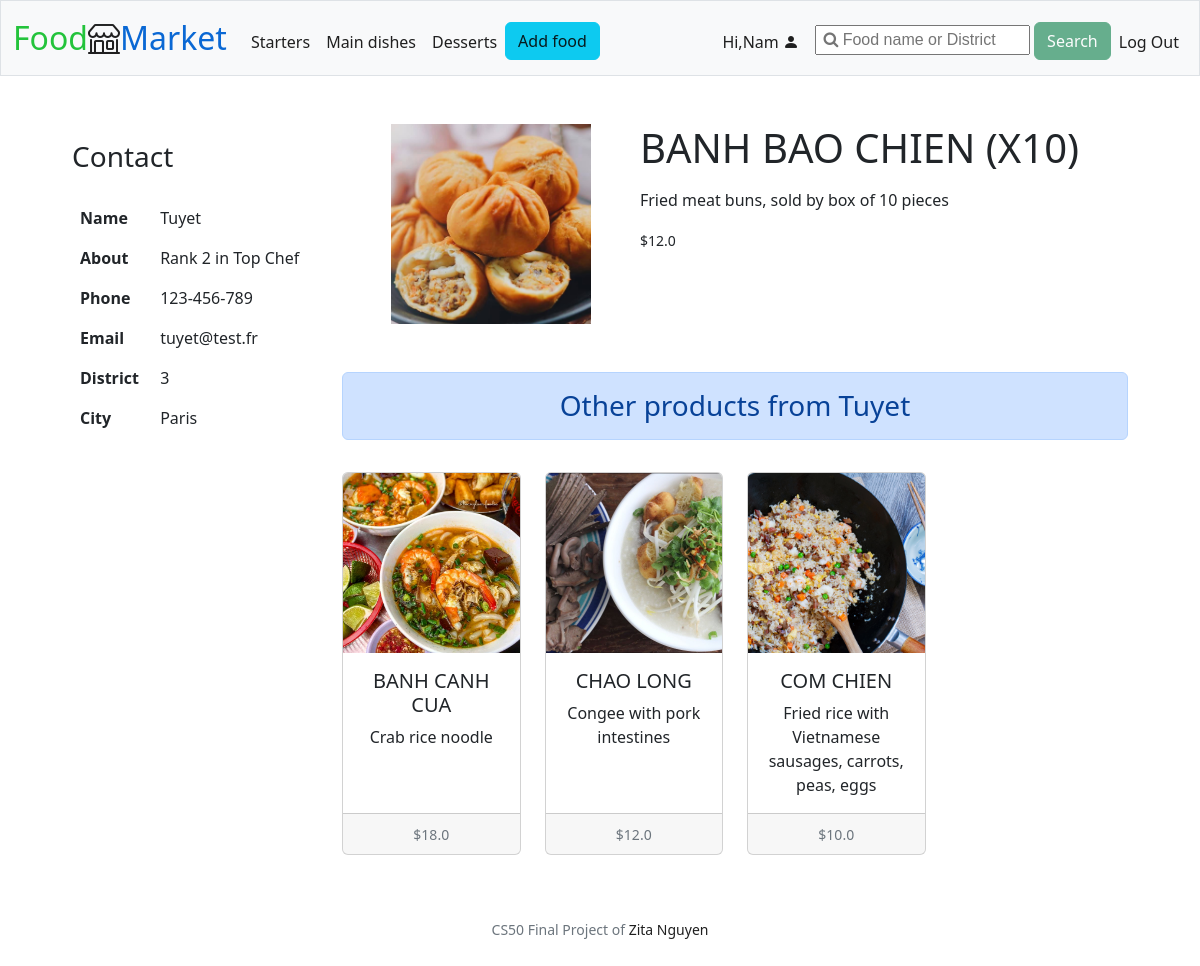
Screenshot of /product/48 (signed in) with the database file from the repository.
### tables this page shows
CREATE TABLE users (
id INTEGER PRIMARY KEY AUTOINCREMENT,
username TEXT NOT NULL,
email TEXT NOT NULL UNIQUE,
hash TEXT NOT NULL,
role TEXT NOT NULL,
about TEXT);

CREATE TABLE contact (
id INTEGER PRIMARY KEY AUTOINCREMENT,
district TEXT NOT NULL,
city TEXT NOT NULL,
phone TEXT NOT NULL,
user_id INTEGER NOT NULL,
FOREIGN KEY (user_id) REFERENCES users (id)
);

CREATE TABLE food (
id INTEGER PRIMARY KEY AUTOINCREMENT, 
category TEXT NOT NULL,
name TEXT NOT NULL,
photo BLOB NOT NULL,
description TEXT NOT NULL,
price REAL NOT NULL,
date DATETIME NOT NULL,
user_id INTEGER NOT NULL,
FOREIGN KEY (user_id) REFERENCES users (id)
);

### app.py (the view)
@app.route("/product/<int:food_id>", methods=["GET"])
@login_required
def product(food_id):
    product = query_get_a_product(food_id)
    seller = query_get_seller(product[7])
    products_from_same_seller = query_get_seller_other_products(product[7], food_id)
    return render_template("product.html", seller=seller, this_product=product, products=products_from_same_seller)

### app.py (called while the page is built)
@app.after_request
def after_request(response):
    response.headers["Cache-Control"] = "no-cache, no-store, must-revalidate"
    response.headers["Expires"] = 0
    response.headers["Pragma"] = "no-cache"
    return response

### helpers.py (called while the page is built)
def login_required(f):
    @wraps(f)
    def decorated_function(*args, **kwargs):
        if session.get("user_id") is None:
            return redirect("/login")
        return f(*args, **kwargs)
    return decorated_function

### queries.py (called while the page is built)
def query_get_seller(id):
    conn = sqlite3.connect("market.db")
    c = conn.cursor()
    c.execute("SELECT users.*, contact.district, contact.city, contact.phone FROM users INNER JOIN contact ON users.id = contact.user_id WHERE users.id = ?", (id,))
    seller = c.fetchone()
    conn.close()
    return seller

def query_get_seller_other_products(user_id, food_id):
    conn = sqlite3.connect("market.db")
    c = conn.cursor()
    c.execute("SELECT * FROM food WHERE user_id = ? AND id NOT IN (?)", (user_id, food_id))
    products = c.fetchall()
    conn.close()
    return products

def query_get_a_product(id):
    conn = sqlite3.connect("market.db")
    c = conn.cursor()
    c.execute("SELECT * FROM food WHERE id = ?", (id,))
    product = c.fetchone()
    conn.close()
    return product

### templates/product.html (shortened to what this page needs)
{% extends "layout.html" %}
{% block main %}
<div class="row mx-5">
  <div class="col-xs-1 col-lg-3">
    <h3 class="py-3">Contact</h3>
    <table class="table table-borderless">
        <tbody>
            <tr>
                <th scope="row">Name</th>
                <td>{{ seller[1].capitalize() }}</td>
            </tr>
            <tr>
                <th scope="row">About</th>
                <td>{{ seller[5] }}</td>
            </tr>
            <tr>
                <th scope="row">Phone</th>
                <td>{{ seller[8] }}</td>
            </tr>
            <tr>
                <th scope="row">Email</th>
                <td>{{ seller[2] }}</td>
            </tr>
            <tr>
                <th scope="row">District</th>
                <td>{{ seller[6] }}</td>
            </tr>
            <tr>
                <th scope="row">City</th>
                <td>{{ seller[7] }}</td>
            </tr>
        </tbody>
    </table>
  </div>
  <div class="col-xs-1 col-lg-9">
      <div class="d-flex flex-wrap mb-5 justify-content-evenly">
        <img src="{{url_for('static', filename='photos/' + this_product[3])}}" class="img-fluid" alt="{{ this_product[2] }}" style="max-height: 200px; max-width: 200px;">
        <div>
          <p class="display-6 text-uppercase">{{ this_product[2] }}</p>
          <p class="">{{ this_product[4] }}</p>
          <small class="">${{ this_product[5] }}</small>
        </div>
      </div>
      <div class="alert alert-primary text-center h3" role="alert">
          Other products from {{ seller[1].capitalize() }}
      </div>
      <div>
          <div class="py-3">
              <div class="row row-cols-1 row-cols-md-4 g-4 text-center">
                  {% if not products %}
                      <div class="col">
                          <div class="card h-100">
                          <img class="card-img-top" src="{{url_for('static', filename='photos/no_food.jpeg')}}" alt="No product">
                          <div class="card-body">
                              <p class="card-text">No more dish.</p>
                          </div>
                          </div>
                      </div>
                  {% else %}
                      {% for product in products %}
                          <div class="col">
                              <div class="card h-100">
                                  <img src="{{url_for('static', filename='photos/' + product[3])}}" class="card-img-top" alt="{{ product[2] }}">
                                  <div class="card-body">
                                      <h5 class="card-title">{{ product[2] }}</h5>
                                      <p class="card-text">{{ product[4] }}</p>
                                  </div>
                                  <div class="card-footer">
                                      <small class="text-muted">${{ product[5] }}</small>
                                  </div>
                              </div>
                          </div>
                      {% endfor %}
                  {% endif %}
              </div>
          </div>
      </div>
  </div>
</div>
{% endblock %}

### static/styles.css (style rules this page uses)
.card-img-top { width: 100%; height: 15vw; object-fit: cover; }
.card-title { text-transform: uppercase; }

### rows the page displays
users: username "Tuyet", about "Rank 2 in Top Chef", email "tuyet@test.fr"
contact: phone "123-456-789", district "3", city "Paris"
food: photo (picture), name "BANH BAO CHIEN (X10)", description "Fried meat buns, sold by box of 10 pieces", price "12.0"
food: photo (picture), name "BANH CANH CUA", description "Crab rice noodle", price "18.0"
food: photo (picture), name "CHAO LONG", description "Congee with pork intestines", price "12.0"
food: photo (picture), name "COM CHIEN", description "Fried rice with Vietnamese sausages, carrots, peas, eggs", price "10.0"

### other values shown
{{ session["user_name"].capitalize() }} "Nam"
